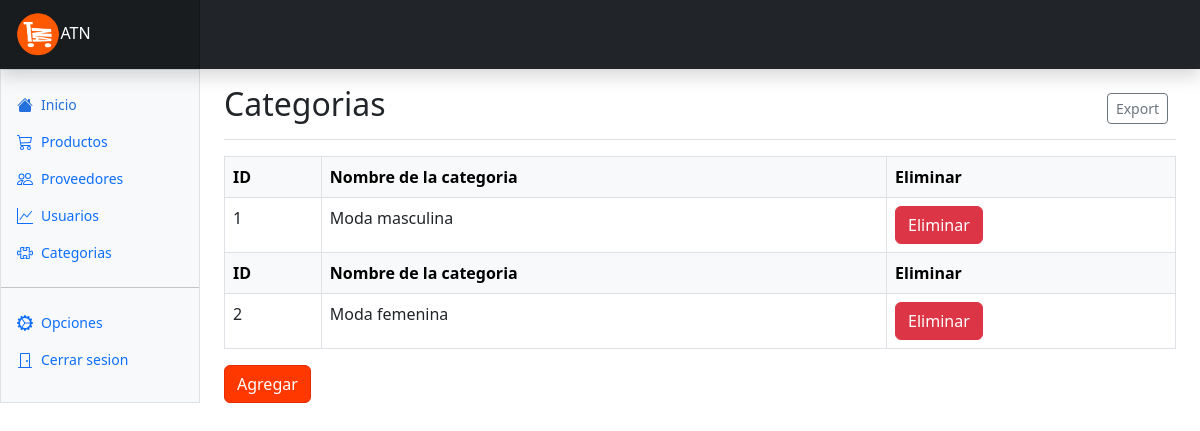
Page /dashboard_categories.php on the committed database.
### tables this page shows
CREATE TABLE `categorias` (
  `id_categoria` int(11) NOT NULL,
  `nombre_cat` varchar(250) NOT NULL
);

### dashboard_categories.php (the view, shortened to what this page needs)
<!doctype html>
<html lang="en" data-bs-theme="auto">
<head>
    <link rel="stylesheet" href="https://cdn.jsdelivr.net/npm/@docsearch/css@3">
    <link href="bootstrap/dist/css/bootstrap.css" rel="stylesheet">
    <link href="https://cdn.jsdelivr.net/npm/bootstrap-icons@1.10.3/font/bootstrap-icons.css" rel="stylesheet">
    <link href="dashboard.css" rel="stylesheet">
</head>
<body>
    <header class="navbar sticky-top bg-dark flex-md-nowrap p-0 shadow" data-bs-theme="dark">
        <a class="navbar-brand col-md-3 col-lg-2 me-0 px-3 fs-6 text-white" href="#"><img src="img-logo-atn.png" height="45">ATN</a>
    </header>
    <?php
    include("sidebar_dash.php");
    ?>
    <main class="col-md-9 ms-sm-auto col-lg-10 px-md-4">
        <div class="d-flex justify-content-between flex-wrap flex-md-nowrap align-items-center pt-3 pb-2 mb-3 border-bottom">
            <h1 class="h2">Categorias</h1>
            <div class="btn-toolbar mb-2 mb-md-0">
                <div class="btn-group me-2">
                    <button type="button" class="btn btn-sm btn-outline-secondary">Export</button>
                </div>
            </div>
        </div>
        <table class="table table-bordered">
            <?php
            include("conexion.php");
            $sql = "SELECT * FROM categorias";
            foreach ($db->query($sql) as $row) {
                echo '<tr class="table-light">';
                echo '<th> ID </th>';
                echo '<th> Nombre de la categoria</th>';
                echo '<th> Eliminar</th>';
                echo '</tr>';
                echo '<tr>';
                echo '<td>' . $row['id_categoria'] . '</td>';
                echo '<td>' . $row['nombre_cat'] . '</td>';
                echo '<td>' . '<a class="btn btn-danger" href="vcrud_delete_categoria.php?id=' . $row["id_categoria"] . '"> Eliminar </a>' . '</td>';
                echo '</tr>';
            }
            ?>
        </table>
        <button class="btn btn-primary" type="button" data-bs-toggle="offcanvas" data-bs-target="#offcanvasRight" aria-controls="offcanvasRight">Agregar</button>
    </main>
</body>
</html>

### dashboard.css (style rules this page uses)
.navbar-brand { padding-top: .75rem; padding-bottom: .75rem; background-color: rgba(0, 0, 0, .25); box-shadow: inset -1px 0 0 rgba(0, 0, 0, .25); }

### rows in the picture
categorias: id_categoria "1", nombre_cat "Moda masculina"
categorias: id_categoria "2", nombre_cat "Moda femenina"
